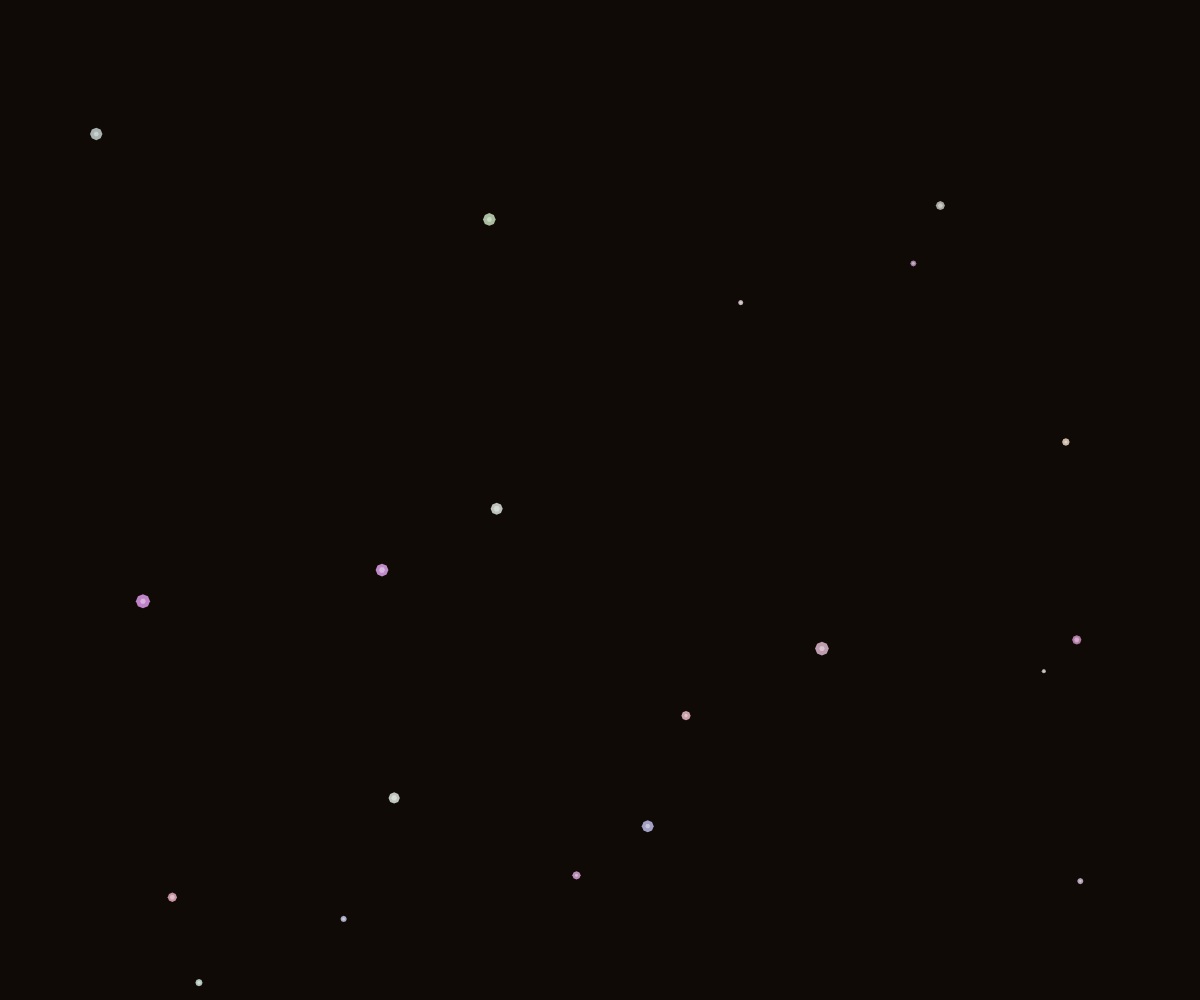
Frame 1 (no input)
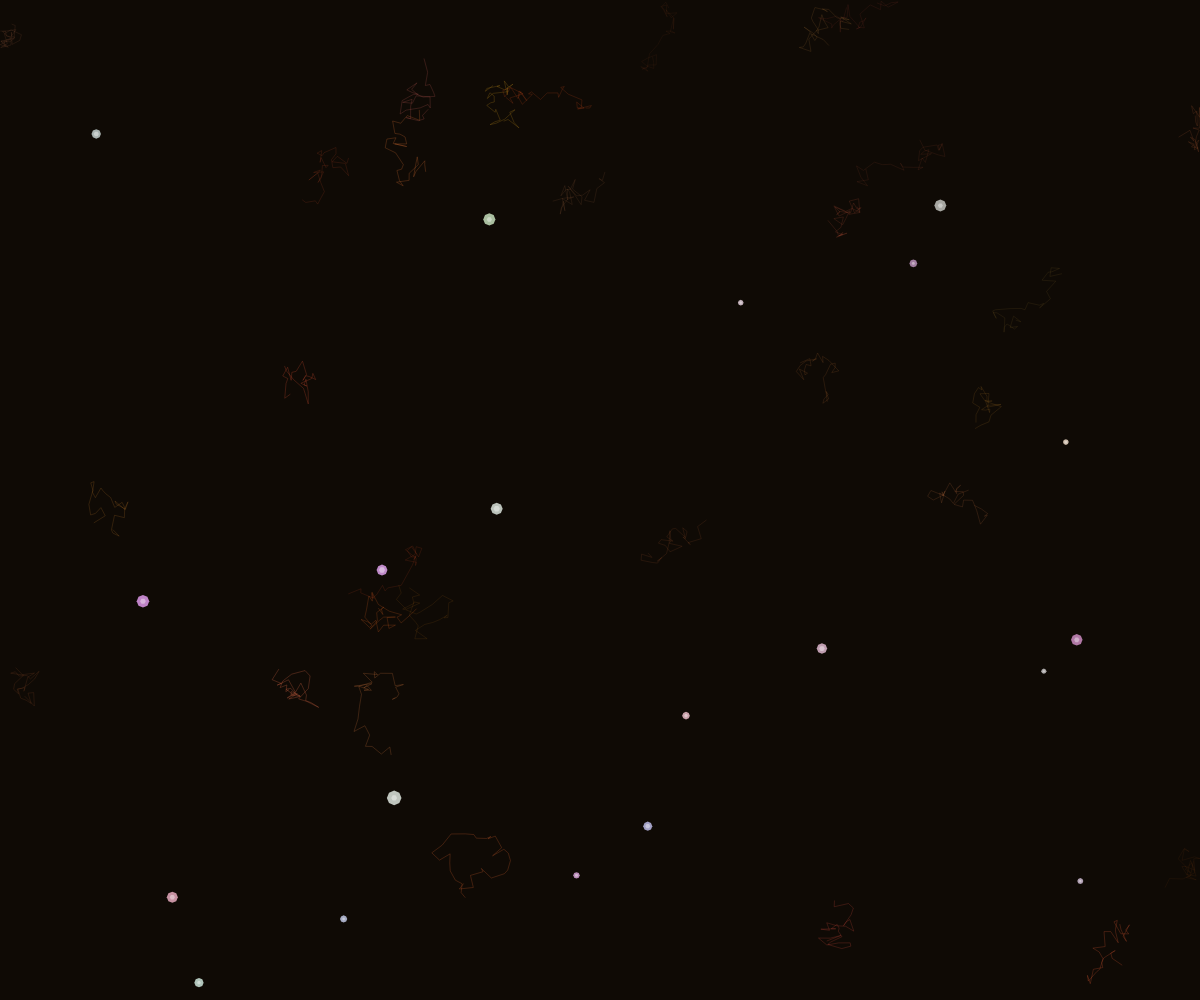
Frame 60 (no input)
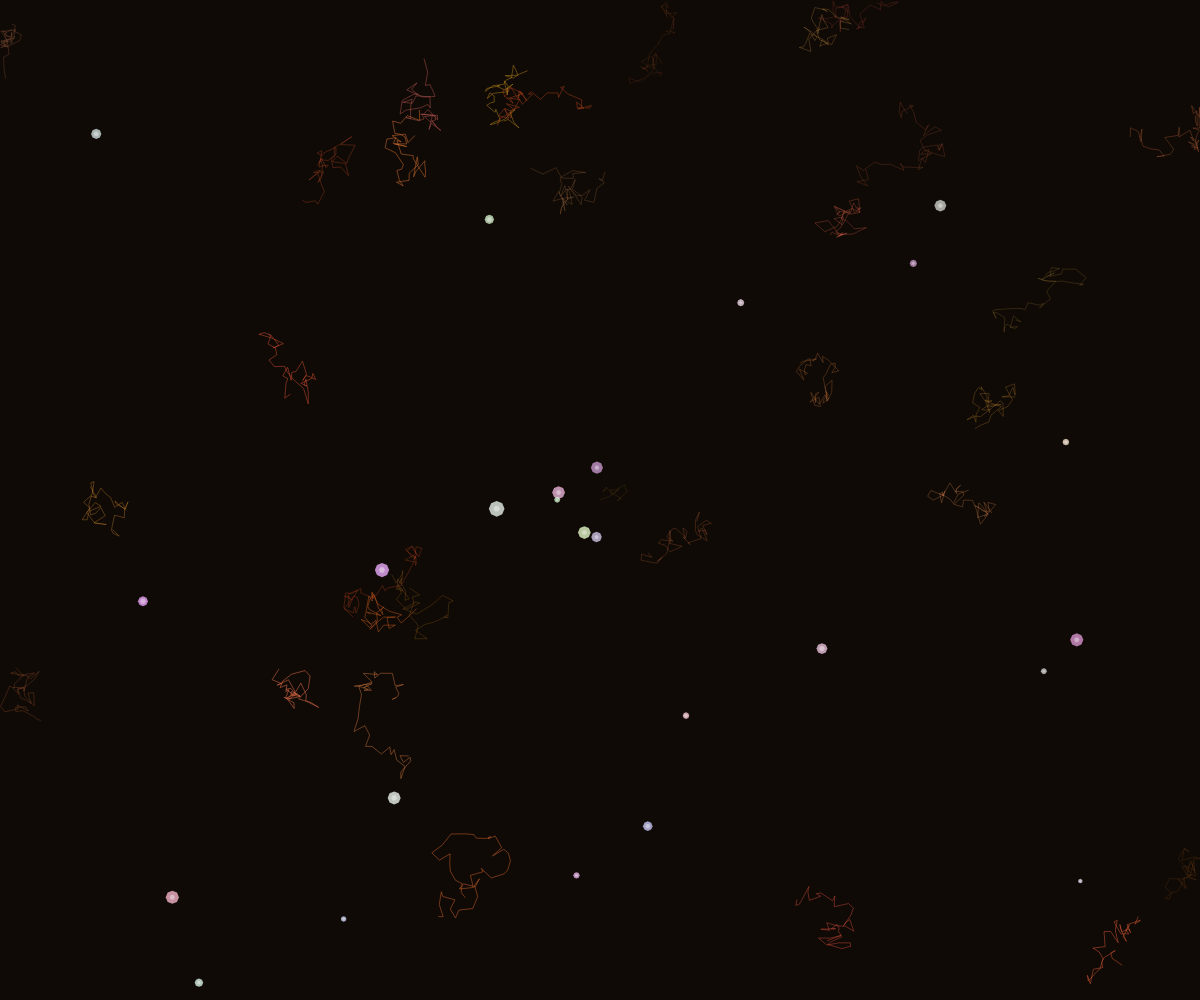
Frame 120 (the mouse pressed at the canvas centre since frame 60)

The p5.js sketch that drew these frames (run headless with seeded random() and noise() and a simulated clock; from frame 60 on, the mouse is pressed at the canvas centre):

// p5.js sketch
// ── sketch.js
let threads = [];
let crystals = [];
let time = 0;

class Thread {
  constructor(x, y) {
    this.points = [{ x, y }];
    this.color = color(
      random(180, 255),
      random(80, 150),
      random(30, 90),
      150
    );
    this.width = random(1, 3);
    this.growth = 0;
    this.maxGrowth = random(100, 200);
  }

  update() {
    if (this.growth < this.maxGrowth) {
      this.growth += 0.3;
    }
    
    // Add new points along the path
    if (random() < 0.2 && this.points.length < 150) {
      let last = this.points[this.points.length - 1];
      let angle = random(TWO_PI);
      let length = random(3, 15);
      let x = last.x + cos(angle) * length;
      let y = last.y + sin(angle) * length;
      
      // Keep within canvas
      if (x > 0 && x < width && y > 0 && y < height) {
        this.points.push({ x, y });
      }
    }
  }

  draw() {
    if (this.points.length < 2) return;
    
    stroke(this.color);
    strokeWeight(this.width * (this.growth / this.maxGrowth));
    noFill();
    
    beginShape();
    for (let i = 0; i < this.points.length; i++) {
      let point = this.points[i];
      vertex(point.x, point.y);
    }
    endShape();
  }
}

class Crystal {
  constructor(x, y) {
    this.x = x;
    this.y = y;
    this.size = random(3, 8);
    this.growth = 0;
    this.maxGrowth = random(200, 400);
    this.color = color(
      random(200, 255),
      random(150, 255),
      random(200, 255),
      200
    );
    this.pulse = 0;
  }

  update() {
    if (this.growth < this.maxGrowth) {
      this.growth += 0.8;
    }
    this.pulse = sin(time * 3 + this.x * 0.01 + this.y * 0.01) * 0.5 + 0.5;
  }

  draw() {
    push();
    translate(this.x, this.y);
    
    // Draw crystal shape
    fill(this.color);
    noStroke();
    
    // Create a crystalline form with multiple facets
    beginShape();
    for (let i = 0; i < 8; i++) {
      let angle = TWO_PI * i / 8;
      let radius = this.size * (0.7 + this.pulse * 0.3);
      let x = cos(angle) * radius;
      let y = sin(angle) * radius;
      vertex(x, y);
    }
    endShape(CLOSE);
    
    // Add inner facets
    fill(255, 255, 255, 100);
    beginShape();
    for (let i = 0; i < 6; i++) {
      let angle = TWO_PI * i / 6;
      let radius = this.size * 0.4;
      let x = cos(angle) * radius;
      let y = sin(angle) * radius;
      vertex(x, y);
    }
    endShape(CLOSE);
    
    pop();
  }
}

function setup() {
  createCanvas(windowWidth, windowHeight);
  
  // Create initial threads
  for (let i = 0; i < 30; i++) {
    let startX = random(width);
    let startY = random(height);
    let thread = new Thread(startX, startY);
    
    // Add initial segments
    for (let j = 0; j < 20; j++) {
      let last = thread.points[thread.points.length - 1];
      let angle = random(TWO_PI);
      let length = random(3, 15);
      let x = last.x + cos(angle) * length;
      let y = last.y + sin(angle) * length;
      
      if (x > 0 && x < width && y > 0 && y < height) {
        thread.points.push({ x, y });
      }
    }
    
    threads.push(thread);
  }

  // Add some initial crystals
  for (let i = 0; i < 20; i++) {
    let x = random(width);
    let y = random(height);
    crystals.push(new Crystal(x, y));
  }
}

function draw() {
  background(15, 10, 5); // Deep earth tone
  
  time += 0.01;
  
  // Update and draw threads
  for (let thread of threads) {
    thread.update();
    thread.draw();
  }
  
  // Update and draw crystals
  for (let crystal of crystals) {
    crystal.update();
    crystal.draw();
  }
}

function mousePressed() {
  // Create new branching veins from click position
  let x = mouseX;
  let y = mouseY;
  
  // Add new thread at click location
  threads.push(new Thread(x, y));
  
  // Add crystals around the click point
  for (let i = 0; i < 5; i++) {
    let angle = random(TWO_PI);
    let distance = random(20, 60);
    let cx = x + cos(angle) * distance;
    let cy = y + sin(angle) * distance;
    crystals.push(new Crystal(cx, cy));
  }
  
  // Flash existing nearby crystals
  for (let crystal of crystals) {
    let d = dist(crystal.x, crystal.y, x, y);
    if (d < 100) {
      crystal.growth = 0; // Reset growth to make it flash
    }
  }
}

function windowResized() {
  resizeCanvas(windowWidth, windowHeight);
}
